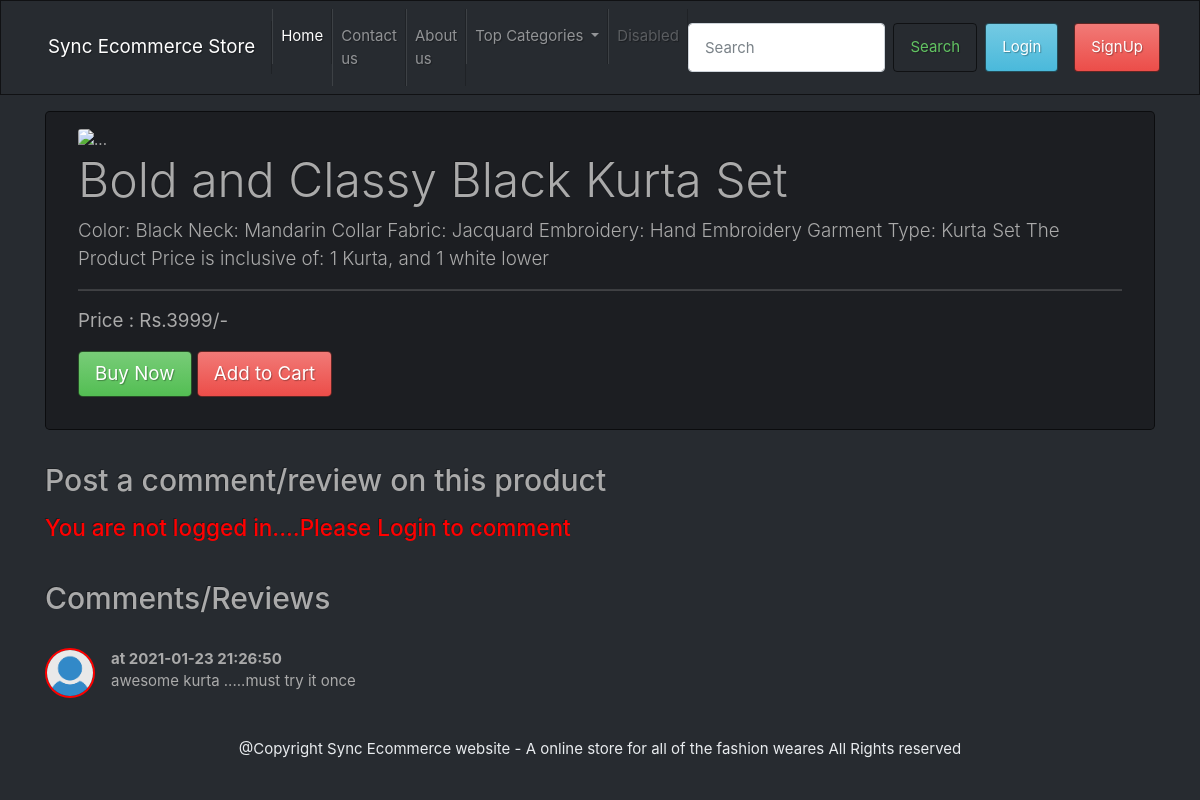
/product.php?productid=3, run on the app's committed database.
### tables this page shows
CREATE TABLE `products` (
  `product_id` int(7) NOT NULL,
  `product_name` varchar(255) NOT NULL,
  `product_description` text NOT NULL,
  `product_category_id` int(7) NOT NULL,
  `product_price` int(7) NOT NULL,
  `product_image` blob DEFAULT NULL,
  `timestamp` datetime NOT NULL DEFAULT current_timestamp()
);

CREATE TABLE `comments` (
  `comment_id` int(7) NOT NULL,
  `comment_content` text NOT NULL,
  `product_id` int(7) NOT NULL,
  `comment_by` int(7) NOT NULL,
  `comment_time` datetime NOT NULL DEFAULT current_timestamp()
);

### product.php (the view, shortened to what this page needs)
<!doctype html>
<html lang="en">
<head>
    <link href="https://cdn.jsdelivr.net/npm/bootstrap@5.0.0-beta1/dist/css/bootstrap.min.css" rel="stylesheet"
>
        <link rel="stylesheet" href="https://bootswatch.com/4/slate/bootstrap.min.css">
</head>
<body>
    <?php   include "partials/_dbconnect.php"; ?>
    <?php   include "partials/header.php"; ?>
    <?php
        $productid = $_GET['productid'];
        $sql = "SELECT * FROM `products` WHERE `product_id` = $productid";
        $result = mysqli_query($conn,$sql);
        while($row = mysqli_fetch_assoc($result)){
            $product_name = $row['product_name'];
            $product_desc = $row['product_description'];
            $product_price = $row['product_price'];
        }
    ?>
    <div class="container my-3 py-0">
        <div class="jumbotron py-3">
            <img src="https://source.unsplash.com/1600x800/?<?php $product_name ?>" class="card-img-top"
                style="width:100%;height:400px" alt="...">
            <h1 class="display-5"><?php echo $product_name ?></h1>
            <p class="lead"><?php echo $product_desc ?></p>
            <hr class="my-3">
            <p class="lead"><b> Price : Rs.<?php echo $product_price ?>/-</b></p>
            <p class="lead">
                <a class="btn btn-success btn-lg" href="#" role="button">Buy Now</a>
                <a class="btn btn-danger btn-lg" href="#" role="button">Add to Cart</a>
            </p>
        </div>
    </div>
    <?php
    if(isset($_SESSION['loggedin']) && $_SESSION['loggedin'] == true){
        echo ' <div class="container">
        <h2>Post a comment/review on this product</h2>
        <form method="post" action="'.$_SERVER['REQUEST_URI'].'">
            <div class="form-group">
                <label for="exampleFormControlTextarea1">Type your comment.</label>
                <textarea class="form-control my-2" id="comment" name="comment" rows="3"></textarea>
                <input type="hidden" name="userid" value="'.$_SESSION['userid'].'">
            </div>
            <button type="submit" class="btn btn-success my-2">Post Comment</button>
        </form>
    </div>';
    }
    else{
        echo '<div class="container">
        <h2>Post a comment/review on this product</h2>
        <h4 class="py-2" style="color:red;">You are not logged in....Please Login to comment</h4>
</div>';
    }
    ?>
    <br>
    <div class="container">
        <h2>Comments/Reviews</h2>
        <?php
    $productid = $_GET['productid'];
    $sql = "SELECT * FROM `comments` WHERE `product_id`=$productid";
    $result = mysqli_query($conn,$sql);
    while($row = mysqli_fetch_assoc($result)){
        $content = $row['comment_content'];
        $comment_time = $row['comment_time'];
        $comment_by = $row['comment_by'];
        $sql2 = "select user_email from `users` where user_id = $comment_by";
        $result2 = mysqli_query($conn,$sql2);
        $row2 = mysqli_fetch_assoc($result2);
        echo '
        <div class="media py-3 my-3" id="question">
        <img class="mr-3" src="img/userdefault.png" width="50px" style="border:2px solid red; border-radius:50%" alt="Generic placeholder image">
        <div class="media-body">
            <p class = "font-weight-bold my-0">' .$row2['user_email']. '   at '   .$comment_time.'</p>
            '.$content.'
        </div>
    </div>';
    }
    ?>
    </div>
    <?php   include "partials/footer.php"; ?>
</body>
</html>

### partials/header.php (shortened to what this page needs)
<?php
    echo '<nav class="navbar navbar-expand-lg navbar-dark bg-dark py-2">
    <div class="container-fluid">
        <a class="navbar-brand" href="#">Sync Ecommerce Store</a>
        <button class="navbar-toggler" type="button" data-bs-toggle="collapse"
            data-bs-target="#navbarSupportedContent" aria-controls="navbarSupportedContent" aria-expanded="false"
            aria-label="Toggle navigation">
            <span class="navbar-toggler-icon"></span>
        </button>
        <div class="collapse navbar-collapse" id="navbarSupportedContent">
            <ul class="navbar-nav me-auto mb-2 mb-lg-0">
                <li class="nav-item">
                    <a class="nav-link active" aria-current="page" href="index.php">Home</a>
                </li>
                <li class="nav-item">
                    <a class="nav-link" href="#">Contact us</a>
                </li>
                <li class="nav-item">
                    <a class="nav-link" href="#">About us</a>
                </li>
                <li class="nav-item dropdown">
                    <a class="nav-link dropdown-toggle" href="#" id="navbarDropdown" role="button"
                        data-bs-toggle="dropdown" aria-expanded="false">
                        Top Categories
                    </a>
                    <ul class="dropdown-menu" aria-labelledby="navbarDropdown">';
                    echo '</ul>
                </li>
                <li class="nav-item">
                    <a class="nav-link disabled" href="#" tabindex="-1" aria-disabled="true">Disabled</a>
                </li>
            </ul>';
            if(isset($_SESSION['loggedin']) && $_SESSION['loggedin'] == true){
                echo '  <form class="d-flex" action="/ecommerce/search.php" method="get">
                <input class="form-control me-2" type="search" placeholder="Search" name="query" aria-label="Search">
                <button class="btn btn-outline-success" type="submit">Search</button>
            </form>
        </div>
        <p class = "my-2 mx-2" style="color:white;">Welcome <br>' .$_SESSION['useremail']. '</p>
      <a href = "partials/_logout.php" class="btn btn-danger ml-2">Logout</a>
      </nav>';
            }
            else{
                echo '<form class="d-flex" action="/ecommerce/search.php" method="get">
                <input class="form-control me-2" type="search" placeholder="Search" name="query" aria-label="Search">
                <button class="btn btn-outline-success" type="submit">Search</button>
            </form>
        </div>
        <button type="button" class="btn btn-info mx-2" data-bs-toggle="modal" data-bs-target="#loginModal">
            Login
        </button>
        <button type="button" class="btn btn-danger mx-2" data-bs-toggle="modal" data-bs-target="#signupModal">
            SignUp
        </button>
    </div>
    </nav> ';
    }
?>

### partials/footer.php
<?php
 echo '<div class="bg-dark text-light container-fluid mb-0 my-3 py-2" style="background-color:orange;">
	<p class="text-center">@Copyright Sync Ecommerce website - A online store for all of the fashion weares
	All Rights reserved</p>
</div>';
?>

### product.php (style rules this page uses)
.container { min-height: 90%; }

### data on the page
products: product_name "Bold and Classy Black Kurta Set", product_description "Color: Black Neck: Mandarin Collar Fabric: Jacquard Embroidery: Hand Embroidery Garment Type: Kurta Set The Product Price is inclusive of: 1 Kurta, and 1 white lower", product_price "3999"
comments: comment_time "2021-01-23 21:26:50", comment_content "awesome kurta .....must try it once"
